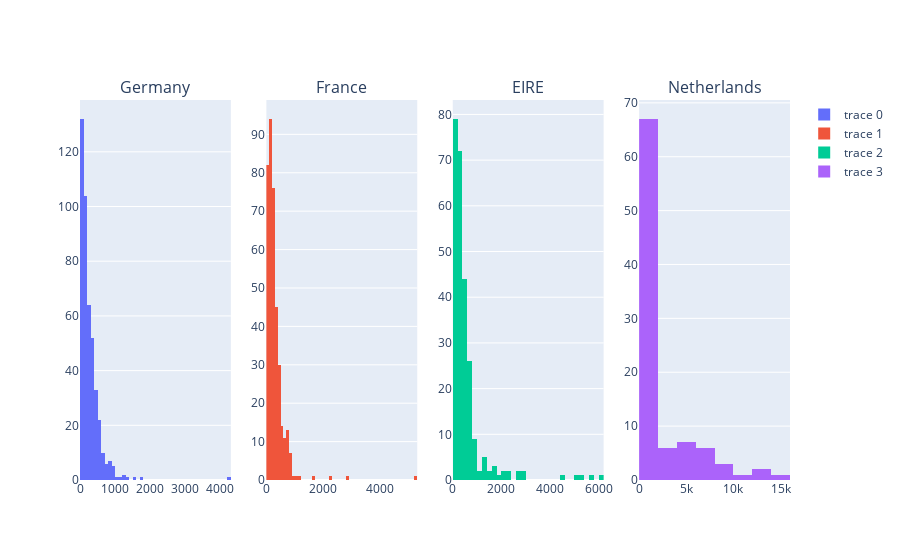

Notebook code for this chart:
### Code cell
fig = make_subplots(rows=1, cols=4, subplot_titles=("Germany","France", "EIRE", "Netherlands"))

fig.add_trace(go.Histogram(x=Germany), row=1, col=1)
fig.add_trace(go.Histogram(x=France),row=1, col=2)
fig.add_trace(go.Histogram(x=EIRE),row=1, col=3)
fig.add_trace(go.Histogram(x=Netherlands),row=1, col=4)

fig.show()

### Figure 1 — Plotly figure (JSON) as saved in the notebook; plotly's stock layout.template omitted (floating-point values rounded to 4 significant figures; data arrays with more than 128 entries replaced by an {"elided": "..."} marker saying what was removed)
{"data": [{"type": "histogram", "x": {"elided": "443 int values"}, "xaxis": "x", "yaxis": "y"}, {"type": "histogram", "x": {"elided": "379 int values"}, "xaxis": "x2", "yaxis": "y2"}, {"type": "histogram", "x": {"elided": "256 int values"}, "xaxis": "x3", "yaxis": "y3"}, {"type": "histogram", "x": [96, 45, 6668, 8210, 6072, 288, 5730, 116, 111, 1116, 8174, 4034, 2940, 275, 151, 169, 722, 103, 1070, 11116, 1208, 636, 700, 426, 200, 72, 924, 12266, 72, 408, 126, 960, 4664, 64, 164, 1038, 1836, 328, 312, 84, 4718, 61, 350, 8998, 424, 1588, 9, 7807, 375, 14730, 992, 288, 4628, 480, 1012, 1, 144, 4951, 6932, 3717, 545, 3, 332, 15, 211, 269, 13392, 3020, 1728, 1780, 660, 29, 3069, 2400, 300, 2454, 216, 62, 6712, 1040, 32, 146, 32, 152, 372, 136, 5760, 200, 1284, 50, 7366, 452, 140], "xaxis": "x4", "yaxis": "y4"}], "layout": {"annotations": [{"font": {"size": 16}, "showarrow": false, "text": "Germany", "x": 0.1062, "xanchor": "center", "xref": "paper", "y": 1, "yanchor": "bottom", "yref": "paper"}, {"font": {"size": 16}, "showarrow": false, "text": "France", "x": 0.3688, "xanchor": "center", "xref": "paper", "y": 1, "yanchor": "bottom", "yref": "paper"}, {"font": {"size": 16}, "showarrow": false, "text": "EIRE", "x": 0.6313, "xanchor": "center", "xref": "paper", "y": 1, "yanchor": "bottom", "yref": "paper"}, {"font": {"size": 16}, "showarrow": false, "text": "Netherlands", "x": 0.8938, "xanchor": "center", "xref": "paper", "y": 1, "yanchor": "bottom", "yref": "paper"}], "xaxis": {"anchor": "y", "domain": [0, 0.2125]}, "xaxis2": {"anchor": "y2", "domain": [0.2625, 0.475]}, "xaxis3": {"anchor": "y3", "domain": [0.525, 0.7375]}, "xaxis4": {"anchor": "y4", "domain": [0.7875, 1]}, "yaxis": {"anchor": "x", "domain": [0, 1]}, "yaxis2": {"anchor": "x2", "domain": [0, 1]}, "yaxis3": {"anchor": "x3", "domain": [0, 1]}, "yaxis4": {"anchor": "x4", "domain": [0, 1]}}}
